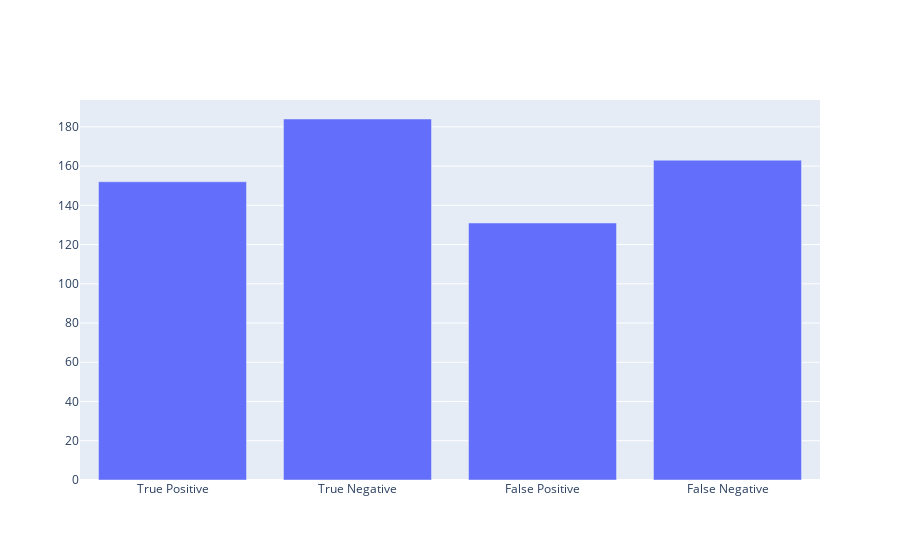

The cell this chart's notebook holds for it:
### Code cell
fig = dict({
    "data": [{"type": "bar",
              "x": ['True Positive', 'True Negative', 'False Positive', 'False Negative'],
              "y": [152, 184, 131, 163]}],
    "layout": {"title": {"text": " "}}
})

pio.show(fig)

### Figure 1 — Plotly figure (JSON) as saved in the notebook; plotly's stock layout.template omitted (floating-point values rounded to 4 significant figures)
{"data": [{"type": "bar", "x": ["True Positive", "True Negative", "False Positive", "False Negative"], "y": [152, 184, 131, 163]}], "layout": {"autosize": true, "title": {"text": " "}, "xaxis": {"autorange": true, "range": [-0.5, 3.5], "type": "category"}, "yaxis": {"autorange": true, "range": [0, 193.7], "type": "linear"}}}
